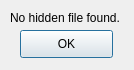
<?xml version="1.0" encoding="UTF-8"?>
<ui version="4.0">
 <class>FoundNothing</class>
 <widget class="QDialog" name="FoundNothing">
  <property name="geometry">
   <rect>
    <x>0</x>
    <y>0</y>
    <width>134</width>
    <height>70</height>
   </rect>
  </property>
  <property name="windowTitle">
   <string>Dialog</string>
  </property>
  <widget class="QPushButton" name="pushButton">
   <property name="geometry">
    <rect>
     <x>20</x>
     <y>30</y>
     <width>93</width>
     <height>28</height>
    </rect>
   </property>
   <property name="text">
    <string>OK</string>
   </property>
  </widget>
  <widget class="QLabel" name="label">
   <property name="geometry">
    <rect>
     <x>10</x>
     <y>10</y>
     <width>121</width>
     <height>16</height>
    </rect>
   </property>
   <property name="text">
    <string>No hidden file found.</string>
   </property>
  </widget>
 </widget>
 <resources/>
 <connections/>
</ui>
